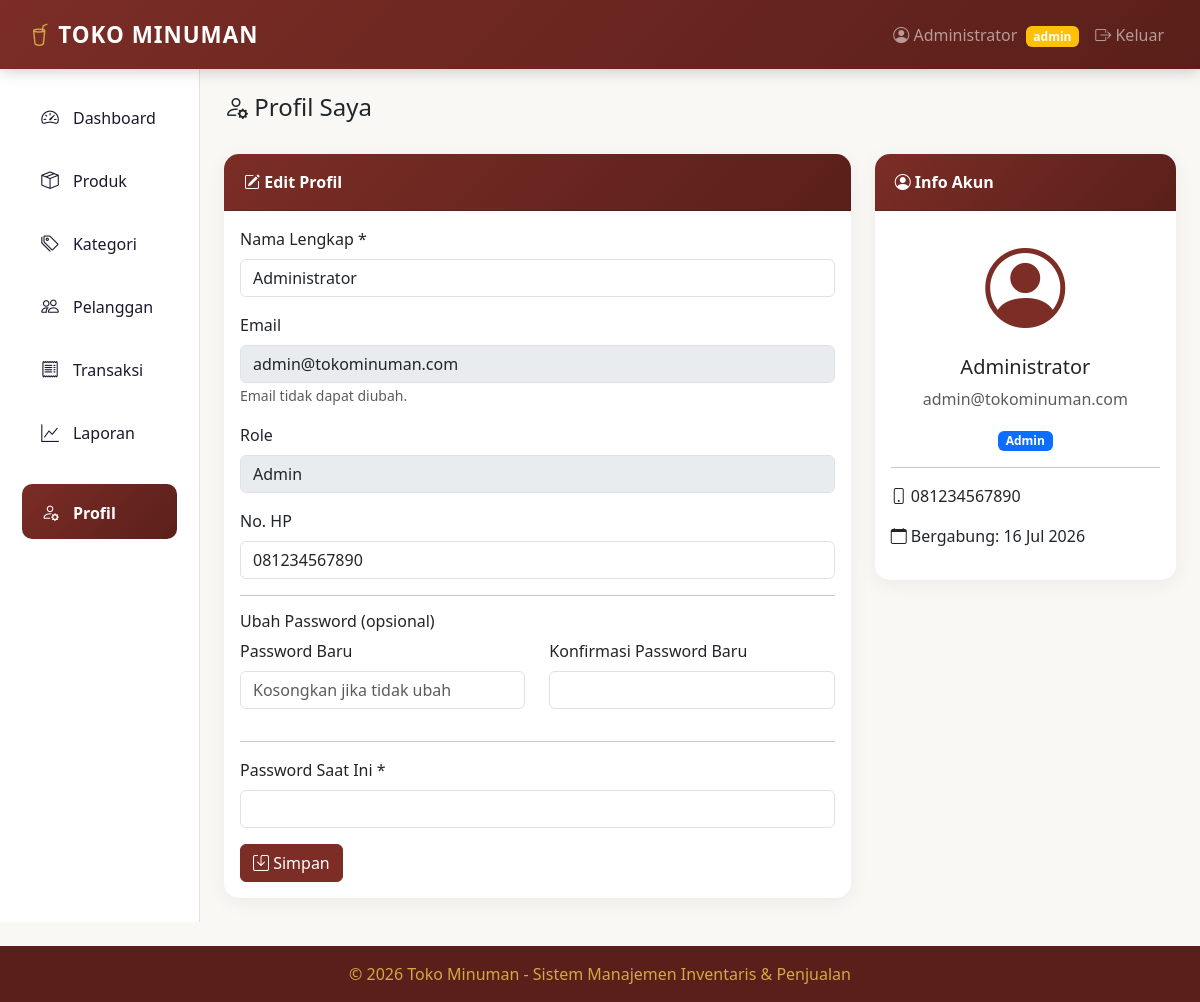
The page /profil.php (signed in) on the database its author committed.
### tables this page shows
CREATE TABLE IF NOT EXISTS users (
    id INT AUTO_INCREMENT PRIMARY KEY,
    nama_lengkap VARCHAR(100) NOT NULL,
    email VARCHAR(100) NOT NULL UNIQUE,
    password VARCHAR(255) NOT NULL,
    role ENUM('admin', 'kasir') DEFAULT 'kasir',
    no_hp VARCHAR(15),
    created_at TIMESTAMP DEFAULT CURRENT_TIMESTAMP
);

### config.php (called while the page is built, shortened)
<?php
function sanitize($data) {
    return htmlspecialchars(trim($data), ENT_QUOTES, 'UTF-8');
}
?>

### profil.php (the view, shortened to what this page needs)
<?php
require_once 'config.php';
$user_id = $_SESSION['user_id'];
$stmt = $pdo->prepare("SELECT * FROM users WHERE id = ?");
$stmt->execute([$user_id]);
$user = $stmt->fetch();
include 'includes/header.php';
?>
<div class="d-flex justify-content-between align-items-center mb-4">
    <h4><i class="bi bi-person-gear"></i> Profil Saya</h4>
</div>
<div class="row">
    <div class="col-lg-8">
        <div class="card">
            <div class="card-header"><i class="bi bi-pencil-square"></i> Edit Profil</div>
            <div class="card-body">
                <form method="POST">
                    <div class="mb-3">
                        <label class="form-label">Nama Lengkap *</label>
                        <input type="text" class="form-control" name="nama_lengkap" value="<?= sanitize($user['nama_lengkap']) ?>" required>
                    </div>
                    <div class="mb-3">
                        <label class="form-label">Email</label>
                        <input type="email" class="form-control" value="<?= sanitize($user['email']) ?>" disabled>
                        <small class="text-muted">Email tidak dapat diubah.</small>
                    </div>
                    <div class="mb-3">
                        <label class="form-label">Role</label>
                        <input type="text" class="form-control" value="<?= ucfirst($user['role']) ?>" disabled>
                    </div>
                    <div class="mb-3">
                        <label class="form-label">No. HP</label>
                        <input type="text" class="form-control" name="no_hp" value="<?= sanitize($user['no_hp'] ?? '') ?>">
                    </div>
                    <hr>
                    <h6>Ubah Password (opsional)</h6>
                    <div class="row">
                        <div class="col-md-6 mb-3">
                            <label class="form-label">Password Baru</label>
                            <input type="password" class="form-control" name="new_password" placeholder="Kosongkan jika tidak ubah">
                        </div>
                        <div class="col-md-6 mb-3">
                            <label class="form-label">Konfirmasi Password Baru</label>
                            <input type="password" class="form-control" name="confirm_password">
                        </div>
                    </div>
                    <hr>
                    <div class="mb-3">
                        <label class="form-label">Password Saat Ini *</label>
                        <input type="password" class="form-control" name="current_password" required>
                    </div>
                    <button type="submit" class="btn btn-primary"><i class="bi bi-save"></i> Simpan</button>
                </form>
            </div>
        </div>
    </div>
    <div class="col-lg-4">
        <div class="card">
            <div class="card-header"><i class="bi bi-person-circle"></i> Info Akun</div>
            <div class="card-body text-center">
                <i class="bi bi-person-circle" style="font-size:5rem;color:var(--primary)"></i>
                <h5 class="mt-2"><?= sanitize($user['nama_lengkap']) ?></h5>
                <p class="text-muted"><?= sanitize($user['email']) ?></p>
                <span class="badge bg-<?= $user['role']=='admin'?'primary':'secondary' ?>"><?= ucfirst($user['role']) ?></span>
                <hr>
                <p class="text-start"><i class="bi bi-phone"></i> <?= sanitize($user['no_hp'] ?? '-') ?></p>
                <p class="text-start"><i class="bi bi-calendar"></i> Bergabung: <?= date('d M Y', strtotime($user['created_at'])) ?></p>
            </div>
        </div>
    </div>
</div>
<?php include 'includes/footer.php'; ?>

### includes/header.php (style rules this page uses)
:root { --primary: #7b2d26; --primary-dark: #5a1f1a; --secondary: #b8860b; --accent: #d4a843; --dark: #1a1a2e; --light-bg: #faf8f5; --card-bg: #ffffff; }
* { font-family: 'Segoe UI', Tahoma, Geneva, Verdana, sans-serif; }
body { background-color: var(--light-bg); }
.card { border: none; border-radius: 15px; box-shadow: 0 4px 20px rgba(0,0,0,0.06); transition: transform 0.2s; }
.card-header { background: linear-gradient(135deg, var(--primary), var(--primary-dark)); color: white; border-radius: 15px 15px 0 0 !important; font-weight: 600; padding: 1rem 1.25rem; }
.btn-primary { background-color: var(--primary); border-color: var(--primary); }

### rows shown on the page
users: nama_lengkap "Administrator", email "admin@tokominuman.com", role "Admin", no_hp "081234567890", created_at "16 Jul 2026"

### other values the page prints
$_SESSION['nama_lengkap'] "Administrator"
$_SESSION['role'] "admin"
